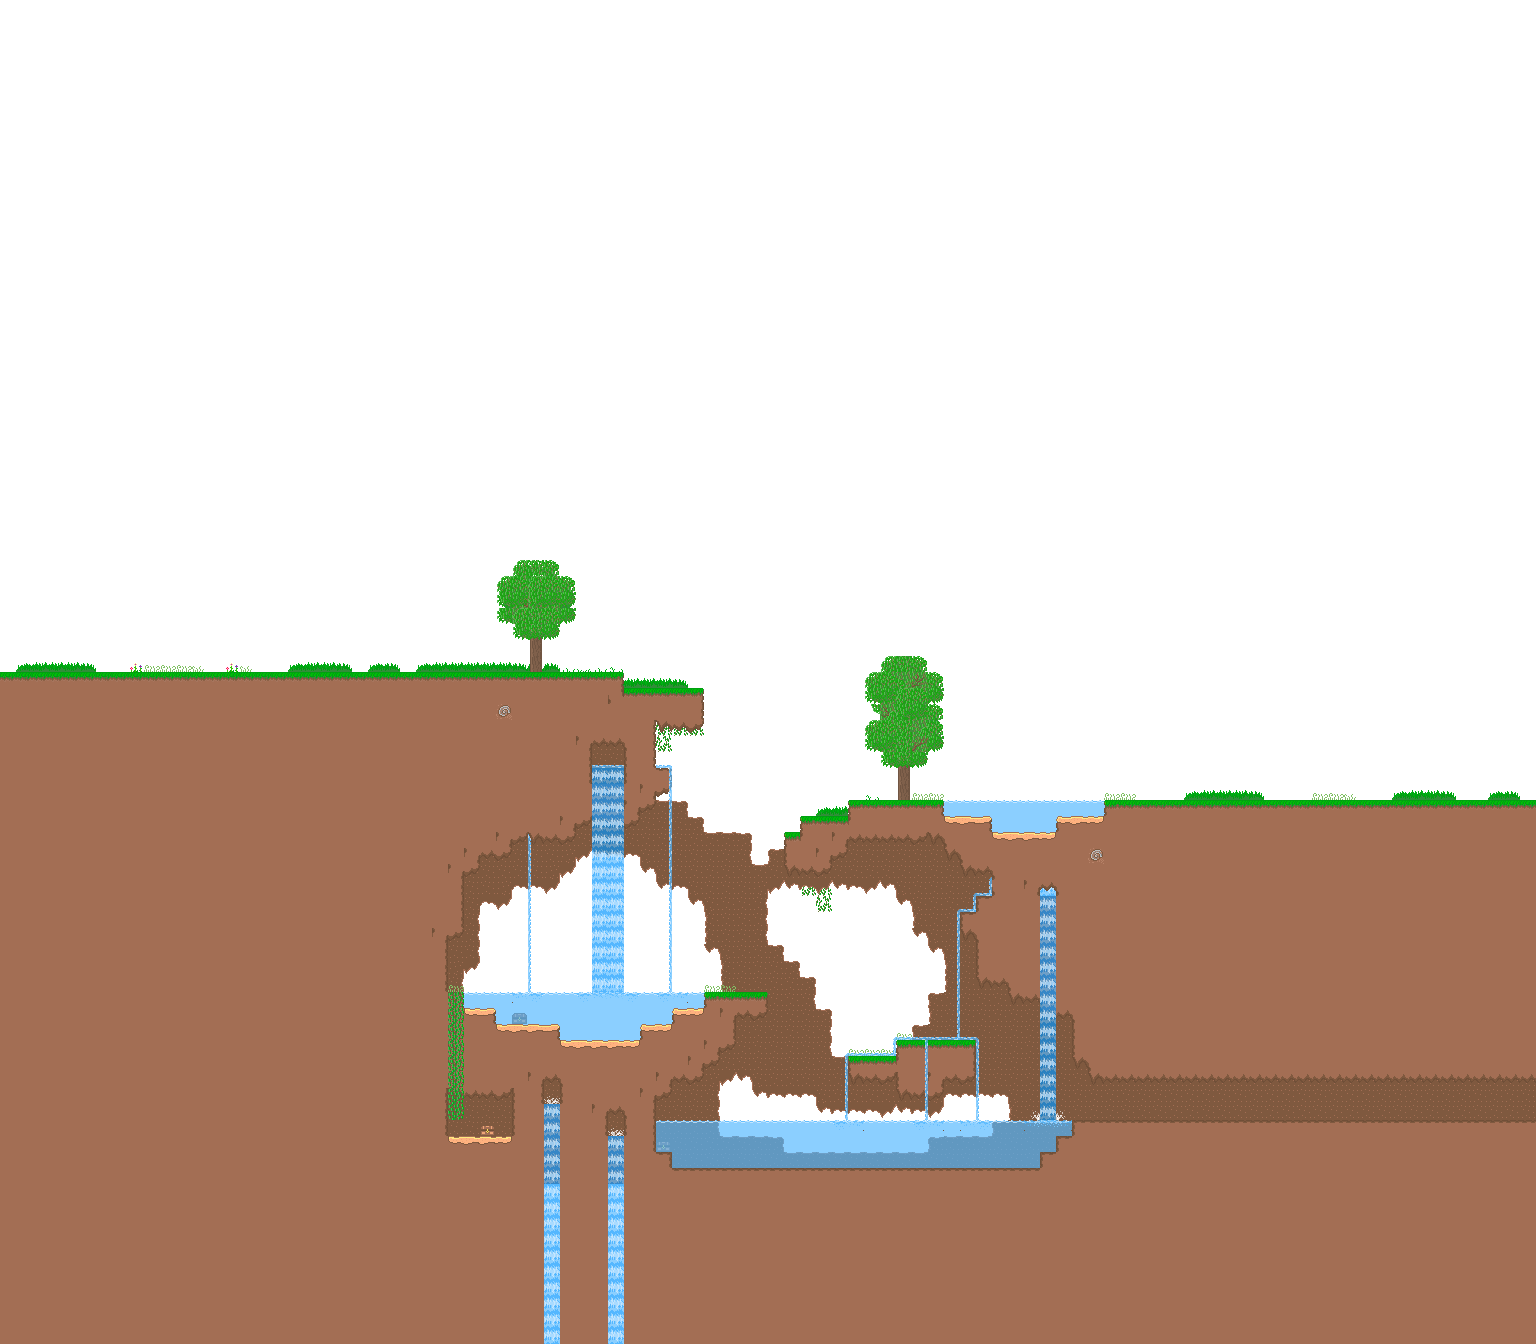

The image is a tile-based game level rendered from a .tmx file. Its description and source (layers, tilesets, objects; grid data summarised) follow:
An orthogonal 96x84 tile map with 16x16 px tiles, 6 tile layers (SKY, FOLIAGE, WALL, GROUND, ...), 1 hidden layer not drawn, 6 tilesets and 2 objects.

<map version="1.9" tiledversion="1.9.2" orientation="orthogonal" renderorder="right-down" width="96" height="84" tilewidth="16" tileheight="16" infinite="0" nextlayerid="12" nextobjectid="19">
 <tileset firstgid="1" name="AdventureSet" tilewidth="16" tileheight="16" tilecount="512" columns="16">
  <image source="../Art/Tilesets/Dungeons/adventuregame/adventuregame.png" width="256" height="512" />
  <tile id="243">
   <animation>
    <frame tileid="243" duration="140" />
    <frame tileid="244" duration="140" />
    <frame tileid="245" duration="140" />
    <frame tileid="246" duration="140" />
    <frame tileid="247" duration="140" />
   </animation>
  </tile>
  <tile id="248">
   <animation>
    <frame tileid="248" duration="80" />
    <frame tileid="249" duration="80" />
    <frame tileid="250" duration="80" />
    <frame tileid="251" duration="80" />
    <frame tileid="252" duration="80" />
    <frame tileid="253" duration="80" />
    <frame tileid="254" duration="80" />
    <frame tileid="255" duration="80" />
   </animation>
  </tile>
  <tile id="259">
   <animation>
    <frame tileid="259" duration="100" />
    <frame tileid="260" duration="100" />
    <frame tileid="261" duration="100" />
    <frame tileid="262" duration="100" />
    <frame tileid="263" duration="100" />
    <frame tileid="264" duration="100" />
    <frame tileid="265" duration="100" />
    <frame tileid="266" duration="100" />
   </animation>
  </tile>
  <tile id="268">
   <animation>
    <frame tileid="268" duration="100" />
    <frame tileid="269" duration="100" />
    <frame tileid="270" duration="100" />
    <frame tileid="271" duration="100" />
   </animation>
  </tile>
  <tile id="275">
   <animation>
    <frame tileid="275" duration="100" />
    <frame tileid="276" duration="100" />
    <frame tileid="277" duration="100" />
    <frame tileid="278" duration="100" />
    <frame tileid="279" duration="100" />
    <frame tileid="280" duration="100" />
    <frame tileid="281" duration="100" />
    <frame tileid="282" duration="100" />
   </animation>
  </tile>
  <tile id="284">
   <animation>
    <frame tileid="284" duration="100" />
    <frame tileid="285" duration="100" />
    <frame tileid="286" duration="100" />
    <frame tileid="287" duration="100" />
   </animation>
  </tile>
  <tile id="291">
   <animation>
    <frame tileid="291" duration="100" />
    <frame tileid="292" duration="100" />
    <frame tileid="293" duration="100" />
    <frame tileid="294" duration="100" />
   </animation>
  </tile>
  <tile id="300">
   <animation>
    <frame tileid="300" duration="100" />
    <frame tileid="301" duration="100" />
    <frame tileid="302" duration="100" />
    <frame tileid="303" duration="100" />
   </animation>
  </tile>
  <tile id="307">
   <animation>
    <frame tileid="307" duration="100" />
    <frame tileid="308" duration="100" />
    <frame tileid="309" duration="100" />
    <frame tileid="310" duration="100" />
   </animation>
  </tile>
  <tile id="316">
   <animation>
    <frame tileid="316" duration="100" />
    <frame tileid="317" duration="100" />
    <frame tileid="318" duration="100" />
    <frame tileid="319" duration="100" />
   </animation>
  </tile>
 </tileset>
 <tileset firstgid="513" name="Objects" tilewidth="1" tileheight="1" tilecount="0" columns="0" />
 <tileset firstgid="513" name="Items" tilewidth="26" tileheight="22" tilecount="6" columns="0" objectalignment="center">
  <grid orientation="orthogonal" width="1" height="1" />
  <tile id="0">
   <image width="10" height="11" source="../Art/Items/#Placeholder/Apple.png" />
  </tile>
  <tile id="1">
   <image width="24" height="16" source="../Art/Items/#Placeholder/BananaBunch.png" />
  </tile>
  <tile id="2">
   <image width="13" height="11" source="../Art/Items/#Placeholder/BigBurger.png" />
  </tile>
  <tile id="3">
   <image width="8" height="13" source="../Art/Items/#Placeholder/LargeFries.png" />
  </tile>
  <tile id="4">
   <image width="26" height="22" source="../Art/Items/#Placeholder/Watermelon.png" />
  </tile>
  <tile id="5">
   <image width="9" height="10" source="../Art/Items/Drops/apple_red.png" />
  </tile>
 </tileset>
 <tileset firstgid="519" name="#Tools" tilewidth="33" tileheight="16" tilecount="2" columns="0" objectalignment="center">
  <grid orientation="orthogonal" width="1" height="1" />
  <tile id="0">
   <image width="33" height="16" source="../Art/Tools/Start.png" />
  </tile>
  <tile id="1">
   <image width="22" height="16" source="../Art/Tools/End.png" />
  </tile>
 </tileset>
 <tileset firstgid="521" name="Zelda2TheAdventureOfLink-Palace1" tilewidth="16" tileheight="16" tilecount="24" columns="8">
  <image source="../Art/Tilesets/Dungeons/Placeholder/Zelda2TheAdventureOfLink-Palace1/Zelda2TheAdventureOfLink-Palace1.png" width="128" height="48" />
 </tileset>
 <tileset firstgid="545" name="BlankTile" tilewidth="16" tileheight="16" tilecount="1" columns="1">
  <image source="../Art/Tilesets/Utility/BlankTile/BlankTile.png" width="16" height="16" />
 </tileset>
 <layer id="8" name="SKY" width="96" height="84" tintcolor="#4824a0">
  <data>[8064 cells, 8064 non-empty, 1 distinct tile ids]</data>
 </layer>
 <layer id="3" name="FOLIAGE" width="96" height="84">
  <data>[8064 cells, 190 non-empty, 25 distinct tile ids]</data>
 </layer>
 <layer id="2" name="WALL" width="96" height="84">
  <data>[8064 cells, 652 non-empty, 16 distinct tile ids]</data>
 </layer>
 <layer id="4" name="GROUND" width="96" height="84">
  <data>[8064 cells, 2936 non-empty, 23 distinct tile ids]</data>
 </layer>
 <objectgroup id="11" name="ITEM" />
 <layer id="5" name="WATER" width="96" height="84">
  <data>[8064 cells, 269 non-empty, 13 distinct tile ids]</data>
 </layer>
 <layer id="7" name="FOLIAGE ABOVE" width="96" height="84">
  <data>[8064 cells, 63 non-empty, 13 distinct tile ids]</data>
 </layer>
 <layer id="6" name="SECRET" width="96" height="84" visible="0">
  <data>[8064 cells, 18 non-empty, 4 distinct tile ids]</data>
 </layer>
 <objectgroup id="10" name="DEV">
  <object id="1" gid="519" x="417" y="664" width="33" height="16" />
  <object id="4" gid="520" x="1376" y="1112" width="22" height="16" />
 </objectgroup>
</map>
